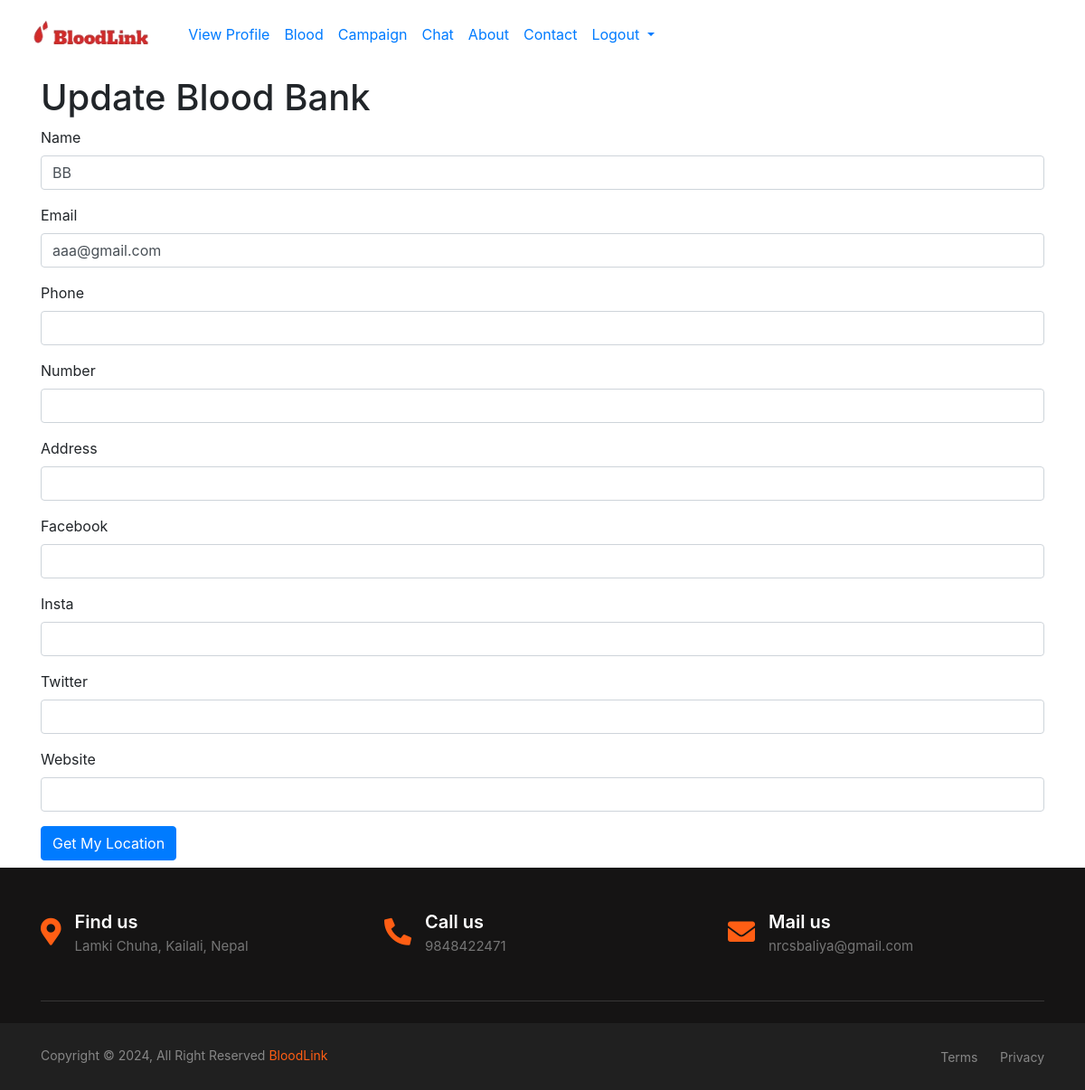
Page /update_profile_bloodbank/6/ (signed in) on the earlier database version.
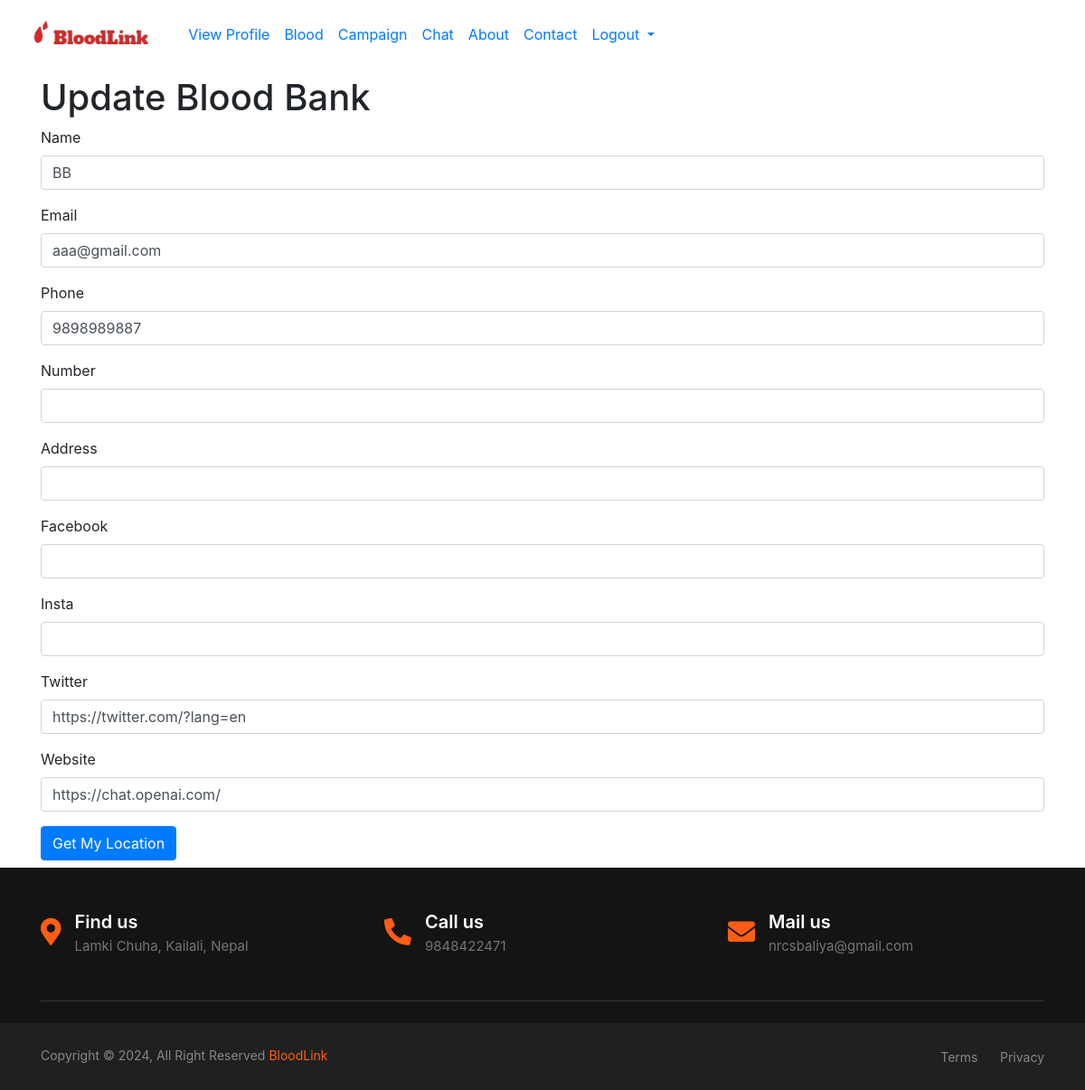
Same page on the later database version.
### bloodbank/models.py (models this page shows, shortened)
class BloodBank(models.Model):
    user=models.OneToOneField(User,on_delete=models.CASCADE)
    name = models.CharField(max_length=30, null=True, blank=True)
    address = models.CharField(max_length=30, null=True, blank=True)
    facebook = models.URLField(max_length=300,null=True, blank=True)
    insta = models.URLField(max_length=300,null=True, blank=True)
    twitter = models.URLField(max_length=300,null=True, blank=True)
    website = models.URLField(max_length=300,null=True, blank=True)
    email = models.CharField(max_length=300,null=True, blank=True)
    phone = models.CharField(max_length=300,null=True, blank=True)
    number = models.CharField(max_length=300,null=True, blank=True)
    latitude = models.FloatField(null=True, blank=True)
    longitude = models.FloatField(null=True, blank=True)

### bloodbank/views.py (the view)
# urls.py: path("update_profile_bloodbank/<int:id>/",views.update_profile_bloodbank,name="update_profile_bloodbank"),
@login_required
def update_profile_bloodbank(request, id):
    blood_bank = get_object_or_404(BloodBank, id=id, user=request.user)
    if request.method == 'POST':
        form = BloodBankForm(request.POST, instance=blood_bank)
        if form.is_valid():
            blood_bank = form.save(commit=False)
            latitude = request.POST.get('latitude')
            longitude = request.POST.get('longitude')
            if latitude and longitude:
                blood_bank.latitude = float(latitude)
                blood_bank.longitude = float(longitude)
            blood_bank.save()
            return redirect('provider_profile')
    else:
        form = BloodBankForm(instance=blood_bank)
    return render(request, 'blood_bank_update_form.html', {'form': form})

### bloodbank/forms.py
class BloodBankForm(forms.ModelForm):
    class Meta:
        model = BloodBank
        fields = ['name','email','phone','number','address','facebook','insta','twitter','website']  # Ensure field names match model

### templates/blood_bank_update_form.html (shortened to what this page needs)
{% extends 'base.html' %}
{% load crispy_forms_tags %}
{% block body %}
  <h1>Update Blood Bank</h1>
  <form id="bloodBankForm" method="post">
    {{ form|crispy }}
    <button type="button" id="updateLocationBtn" class="btn btn-primary">Get My Location</button>
  </form>
{% endblock body %}

Differences in the rows shown:
changed BloodBank "BB": phone (not shown) → "9898989887"; twitter (not shown) → "https://twitter.com/?lang=en"; website (not shown) → "https://chat.openai.com/"
